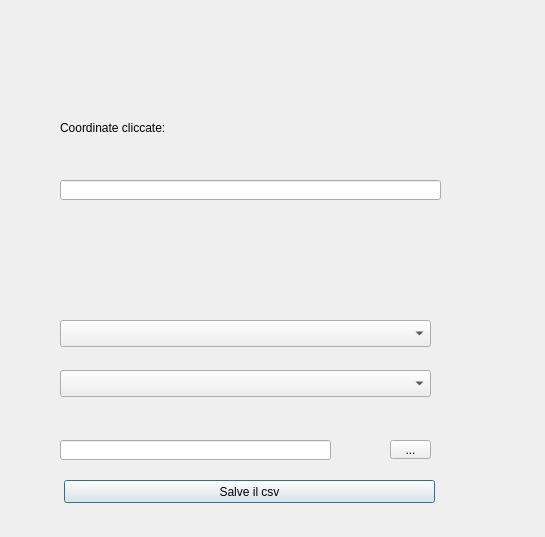
<?xml version="1.0" encoding="UTF-8"?>
<ui version="4.0">
 <class>CoordinateDialogBase</class>
 <widget class="QDialog" name="CoordinateDialogBase">
  <property name="geometry">
   <rect>
    <x>0</x>
    <y>0</y>
    <width>545</width>
    <height>537</height>
   </rect>
  </property>
  <property name="windowTitle">
   <string>Coordinate cliccate</string>
  </property>
  <widget class="QLineEdit" name="lineEdit">
   <property name="geometry">
    <rect>
     <x>60</x>
     <y>180</y>
     <width>381</width>
     <height>20</height>
    </rect>
   </property>
   <property name="toolTip">
    <string>sono una riga di coordinate</string>
   </property>
   <property name="text">
    <string/>
   </property>
   <property name="dragEnabled">
    <bool>true</bool>
   </property>
  </widget>
  <widget class="QLabel" name="label">
   <property name="geometry">
    <rect>
     <x>60</x>
     <y>120</y>
     <width>121</width>
     <height>16</height>
    </rect>
   </property>
   <property name="text">
    <string>Coordinate cliccate:</string>
   </property>
  </widget>
  <widget class="QgsMapLayerComboBox" name="LayerComboBox">
   <property name="geometry">
    <rect>
     <x>60</x>
     <y>320</y>
     <width>371</width>
     <height>27</height>
    </rect>
   </property>
  </widget>
  <widget class="QgsFieldComboBox" name="mFieldComboBox">
   <property name="geometry">
    <rect>
     <x>60</x>
     <y>370</y>
     <width>371</width>
     <height>27</height>
    </rect>
   </property>
  </widget>
  <widget class="QgsProjectionSelectionWidget" name="mQgsProjectionSelectionWidget">
   <property name="geometry">
    <rect>
     <x>60</x>
     <y>70</y>
     <width>281</width>
     <height>27</height>
    </rect>
   </property>
  </widget>
  <widget class="QLineEdit" name="pathLine">
   <property name="geometry">
    <rect>
     <x>60</x>
     <y>440</y>
     <width>271</width>
     <height>20</height>
    </rect>
   </property>
  </widget>
  <widget class="QToolButton" name="chooseButton">
   <property name="geometry">
    <rect>
     <x>390</x>
     <y>440</y>
     <width>41</width>
     <height>19</height>
    </rect>
   </property>
   <property name="text">
    <string>...</string>
   </property>
  </widget>
  <widget class="QPushButton" name="pushButton">
   <property name="geometry">
    <rect>
     <x>64</x>
     <y>480</y>
     <width>371</width>
     <height>23</height>
    </rect>
   </property>
   <property name="text">
    <string>Salve il csv</string>
   </property>
  </widget>
 </widget>
 <customwidgets>
  <customwidget>
   <class>QgsFieldComboBox</class>
   <extends>QComboBox</extends>
   <header>qgis.gui</header>
  </customwidget>
  <customwidget>
   <class>QgsMapLayerComboBox</class>
   <extends>QComboBox</extends>
   <header>qgis.gui</header>
  </customwidget>
  <customwidget>
   <class>QgsProjectionSelectionWidget</class>
   <extends>QWidget</extends>
   <header>qgis.gui</header>
  </customwidget>
 </customwidgets>
 <resources/>
 <connections>
  <connection>
   <sender>LayerComboBox</sender>
   <signal>layerChanged(QgsMapLayer*)</signal>
   <receiver>mFieldComboBox</receiver>
   <slot>setLayer(QgsMapLayer*)</slot>
   <hints>
    <hint type="sourcelabel">
     <x>321</x>
     <y>290</y>
    </hint>
    <hint type="destinationlabel">
     <x>285</x>
     <y>376</y>
    </hint>
   </hints>
  </connection>
 </connections>
</ui>
